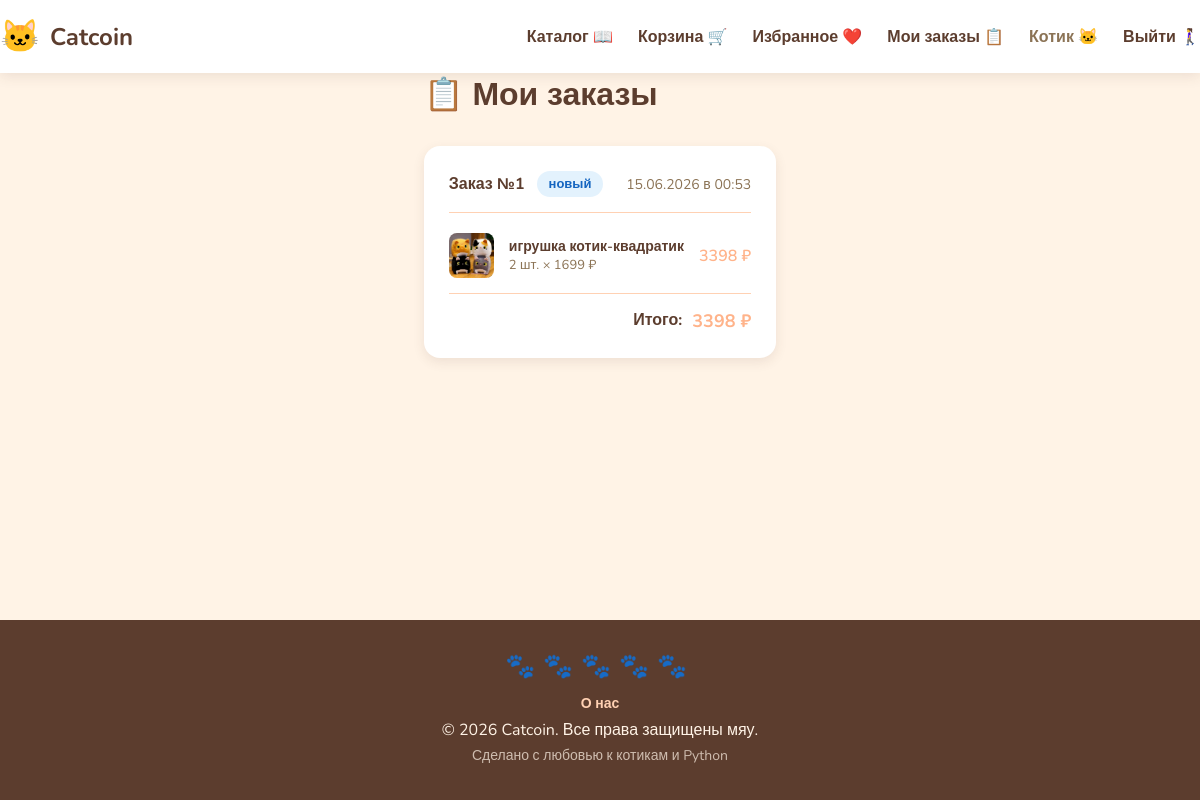
The page /order/my-orders (signed in) on the database its author committed.
### models/user.py (models this page shows, shortened)
class User(UserMixin, db.Model):
    __tablename__ = 'users'
    id = db.Column(db.Integer, primary_key=True)
    username = db.Column(db.String(64), unique=True, nullable=False, index=True)
    email = db.Column(db.String(120), unique=True, nullable=False, index=True)
    password_hash = db.Column(db.String(256), nullable=False)
    is_admin = db.Column(db.Boolean, default=False)
    created_at = db.Column(db.DateTime, default=datetime.utcnow)
    cart_items = db.relationship('CartItem', backref='user', lazy='dynamic')
    orders = db.relationship('Order', backref='user', lazy='dynamic')

### models/order.py (models this page shows, shortened)
class Order(db.Model):
    __tablename__ = 'orders'
    id = db.Column(db.Integer, primary_key=True)
    user_id = db.Column(db.Integer, db.ForeignKey('users.id'), nullable=False)
    total_price = db.Column(db.Float, nullable=False, default=0.0)
    status = db.Column(db.String(32), nullable=False, default='новый')
    created_at = db.Column(db.DateTime, default=datetime.utcnow)
    items = db.relationship('OrderItem', backref='order', lazy='dynamic')

class OrderItem(db.Model):
    __tablename__ = 'order_items'
    id = db.Column(db.Integer, primary_key=True)
    order_id = db.Column(db.Integer, db.ForeignKey('orders.id'), nullable=False)
    product_id = db.Column(db.Integer, db.ForeignKey('products.id', ondelete='SET NULL'), nullable=True)
    quantity = db.Column(db.Integer, nullable=False)
    price = db.Column(db.Float, nullable=False)
    @property
    def total_price(self):
        return self.price * self.quantity

### models/product.py (models this page shows, shortened)
class Product(db.Model):
    __tablename__ = 'products'
    id = db.Column(db.Integer, primary_key=True)
    name = db.Column(db.String(128), nullable=False, index=True)
    description = db.Column(db.Text)
    price = db.Column(db.Float, nullable=False)
    stock = db.Column(db.Integer, default=0)
    image_file = db.Column(db.String(128), default='default_product.png')
    created_at = db.Column(db.DateTime, default=datetime.utcnow)
    cart_items = db.relationship('CartItem', backref='product', lazy='dynamic')
    order_items = db.relationship('OrderItem', backref='product', lazy='dynamic')
    def get_image_url(self):
        return f'/static/images/{self.image_file}'

### blueprints/order/routes.py (the view)
@order_bp.route('/my-orders')
@login_required
def my_orders():
    orders = Order.query.filter_by(user_id=current_user.id)\
                       .order_by(Order.created_at.desc())\
                       .all()
    return render_template('order/my_orders.html', orders=orders)

### blueprints/cart/routes.py (called while the page is built)
@cart_bp.app_context_processor
def inject_cart_count():
    from flask_login import current_user
    if current_user.is_authenticated:
        count = sum(item.quantity for item in current_user.cart_items)
    else:
        count = 0
    return {'cart_count': count}

### blueprints/favorites/routes.py (called while the page is built)
@favorites_bp.app_context_processor
def inject_favorites_count():
    from flask_login import current_user
    if current_user.is_authenticated:
        count = Favorite.query.filter_by(user_id=current_user.id).count()
    else:
        count = 0
    return {'favorites_count': count}

### models/user.py (called while the page is built)
@login_manager.user_loader
def load_user(user_id):
    return User.query.get(int(user_id))

### templates/order/my_orders.html (shortened to what this page needs)
{% extends "base.html" %}
{% block content %}
<div class="orders-page">
    <h1>📋 Мои заказы</h1>
    {% if orders %}
    <div class="orders-list">
        {% for order in orders %}
        <div class="order-card">
            <div class="order-header">
                <div class="order-id">
                    <span class="order-label">Заказ №{{ order.id }}</span>
                    <span class="status-badge status-{{ order.status }}">{{ order.status }}</span>
                </div>
                <div class="order-date">
                    {{ order.created_at.strftime('%d.%m.%Y в %H:%M') }}
                </div>
            </div>
            <div class="order-items">
                {% for item in order.items %}
                <div class="order-item">
                    <img src="{{ item.product.get_image_url() }}" alt="{{ item.product.name }}"onerror="this.src='{{ url_for('static', filename='images/default_product.png') }}'">
                    <div class="order-item-info">
                        <span class="order-item-name">{{ item.product.name }}</span>
                        <span class="order-item-qty">{{ item.quantity }} шт. × {{ "%.0f"|format(item.price) }} ₽</span>
                    </div>
                    <span class="order-item-total">{{ "%.0f"|format(item.total_price) }} ₽</span>
                </div>
                {% endfor %}
            </div>
            <div class="order-footer">
                <span>Итого:</span>
                <span class="order-total">{{ "%.0f"|format(order.total_price) }} ₽</span>
            </div>
        </div>
        {% endfor %}
    </div>
    {% endif %}
</div>
{% endblock %}

### templates/base.html (shortened to what this page needs)
<!DOCTYPE html>
<html lang="ru">
<head>
    <link rel="stylesheet" href="{{ url_for('static', filename='css/style.css') }}">
</head>
<body>
    <nav class="navbar">
        <div class="container nav-container">
            <a href="{{ url_for('main.index') }}" class="logo">
                <span class="logo-icon">🐱</span>
                <span class="logo-text">Catcoin</span>
            </a>
            <div class="nav-links">
    <a href="{{ url_for('main.index') }}">Каталог 📖</a>
    <a href="{{ url_for('cart.view_cart') }}" class="cart-link">
        Корзина 🛒
    </a>
    <a href="{{ url_for('favorites.view_favorites') }}" class="cart-link">
        Избранное ❤️
    </a>
    {% if current_user.is_authenticated %}
        <a href="{{ url_for('order.my_orders') }}">Мои заказы 📋</a>
        <span class="nav-user"> {{ current_user.username }} 🐱</span>
        <a href="{{ url_for('auth.logout') }}">Выйти 🚶‍♀️</a>
    {% else %}
        <a href="{{ url_for('auth.login') }}">Войти</a>
        <a href="{{ url_for('auth.register') }}">Регистрация</a>
    {% endif %}
</div>
        </div>
    </nav>
    <main class="container">
    {% block content %}{% endblock %}
</main>
    <footer class="footer">
    <div class="container footer-content">
        <div class="footer-paws">
            <span>🐾</span><span>🐾</span><span>🐾</span><span>🐾</span><span>🐾</span>
        </div>
        <div class="footer-links">
            <a href="{{ url_for('main.about') }}">О нас</a>
        </div>
        <p>© 2026 Catcoin. Все права защищены мяу.</p>
        <p class="footer-small">Сделано с любовью к котикам и Python</p>
    </div>
</footer>
</body>
</html>

### static/css/style.css (style rules this page uses)
:root { --pastel-orange: #FFD1B3; --warm-peach: #FFB38A; --dark-brown: #5C3D2E; --light-cream: #FFF3E6; --cat-paw-pink: #FFC0CB; --white: #FFFFFF; --gray: #8B7355; --shadow: 0 4px 12px rgba(92, 61, 46, 0.1); }
:root { --pastel-orange: #FFD1B3; --warm-peach: #FFB38A; --dark-brown: #5C3D2E; --light-cream: #FFF3E6; --cat-paw-pink: #FFC0CB; --white: #FFFFFF; --gray: #8B7355; --shadow: 0 4px 12px rgba(92, 61, 46, 0.1); --shadow-hover: 0 6px 16px rgba(92, 61, 46, 0.15); }
* { margin: 0; padding: 0; box-sizing: border-box; }
body { font-family: 'Nunito', sans-serif; background-color: var(--light-cream); color: var(--dark-brown); min-height: 100vh; display: flex; flex-direction: column; }
.container { max-width: 1200px; margin: 0 auto; padding: 0 20px; }
main { flex: 1; padding: 30px 0; }
.navbar { background-color: var(--white); box-shadow: var(--shadow); position: sticky; top: 0; z-index: 100; }
.nav-container { display: flex; justify-content: space-between; align-items: center; padding: 15px 0; }
.logo { text-decoration: none; display: flex; align-items: center; gap: 10px; }
.logo-icon { font-size: 32px; }
.logo-text { font-size: 24px; font-weight: 700; color: var(--dark-brown); }
.nav-links { display: flex; gap: 25px; }
.nav-links a { text-decoration: none; color: var(--dark-brown); font-weight: 600; transition: color 0.3s; }
.footer { background-color: var(--dark-brown); color: var(--light-cream); text-align: center; padding: 30px 0; margin-top: auto; }
.footer-paws { font-size: 24px; letter-spacing: 8px; margin-bottom: 10px; }
.footer-content p { margin: 5px 0; }
.footer-small { font-size: 14px; opacity: 0.7; }
h1, h2, h3, h4, h5, h6, p, span, a, div { overflow-wrap: break-word; word-wrap: break-word; }
.cart-link { position: relative; }
.nav-user { color: var(--gray); font-weight: 600; }
.status-badge { display: inline-block; padding: 4px 12px; border-radius: 50px; font-size: 13px; font-weight: 600; }
.status-новый { background-color: #E3F2FD; color: #1565C0; }
.orders-page h1 { margin-bottom: 30px; }
.orders-list { display: flex; flex-direction: column; gap: 20px; }
.order-card { background-color: var(--white); border-radius: 16px; padding: 25px; box-shadow: var(--shadow); }
.order-header { display: flex; justify-content: space-between; align-items: center; margin-bottom: 20px; padding-bottom: 15px; border-bottom: 1px solid var(--pastel-orange); }
.order-id { display: flex; align-items: center; gap: 12px; }
.order-label { font-weight: 700; font-size: 16px; }
.order-date { color: var(--gray); font-size: 14px; }
.order-items { display: flex; flex-direction: column; gap: 12px; margin-bottom: 15px; }
.order-item { display: flex; align-items: center; gap: 15px; }
.order-item img { width: 45px; height: 45px; border-radius: 8px; object-fit: cover; background-color: var(--pastel-orange); }
.order-item-info { display: flex; flex-direction: column; flex: 1; }
.order-item-name { font-weight: 600; font-size: 14px; }
.order-item-qty { font-size: 13px; color: var(--gray); }
.order-item-total { font-weight: 600; color: var(--warm-peach); }
.order-footer { display: flex; justify-content: flex-end; gap: 10px; padding-top: 15px; border-top: 1px solid var(--pastel-orange); font-weight: 700; }
.order-total { color: var(--warm-peach); font-size: 18px; }
.footer-links { margin-top: 10px; }
.footer-links a { color: var(--pastel-orange); text-decoration: none; font-weight: 600; font-size: 14px; transition: color 0.3s; }

### rows shown on the page
User: username "Котик"
Order: id "1", status "новый", created_at "15.06.2026 в 00:53", total_price "3398"
OrderItem: product.get_image_url (picture), product.name "игрушка котик-квадратик", quantity "2", price "1699", total_price "3398"
